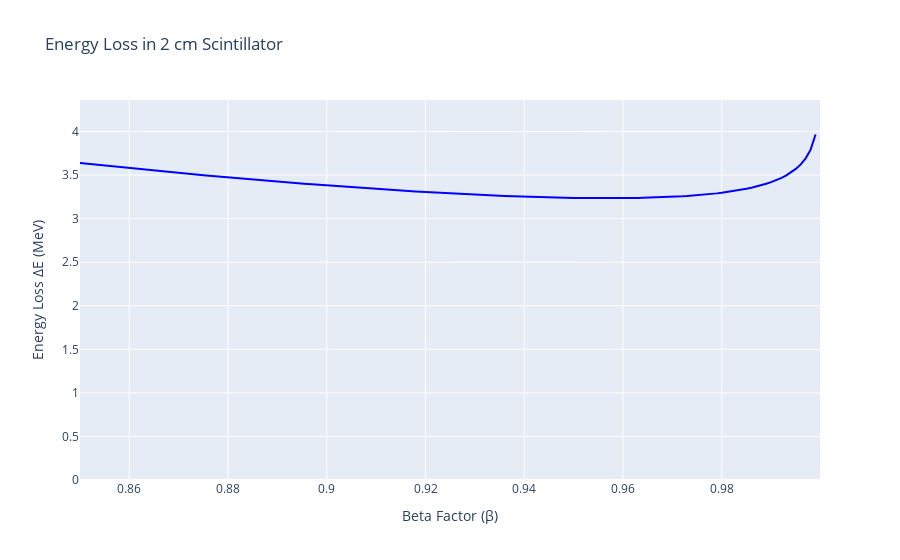

Notebook code cell kept with this figure:
### Code cell
import numpy as np
import plotly.graph_objects as go

# Constants
K = 0.307075  # MeV cm^2/g
Z = 6
A = 14
rho = 1.032  # g/cm^3
I = Z ** (0.9) * 16e-6  # MeV
m_e = 0.511  # MeV/c^2
m_mu = 105.7  # MeV/c^2
x = 2  # cm


def bethe_bloch(beta):
    gamma = 1 / np.sqrt(1 - beta**2)
    Tmax = (2 * m_e * beta**2 * gamma**2) / (
        1 + 2 * gamma * m_e / m_mu + (m_e / m_mu) ** 2
    )
    argument = (2 * m_e * beta**2 * gamma**2 * Tmax) / (I**2)
    dEdx = K * (Z / A) * (1 / beta**2) * (0.5 * np.log(argument) - beta**2)
    return dEdx * rho  # Convert to MeV/cm


# Generate beta values from 0.85 to 0.999
beta_values = np.linspace(0.85, 0.999, 150)

# Calculate delta E for each beta value
delta_E_values = [bethe_bloch(beta) * x for beta in beta_values]

# Create Plotly figure
fig = go.Figure()

# Add scatter trace for the curve
fig.add_trace(
    go.Scatter(
        x=beta_values,
        y=delta_E_values,
        mode="lines",
        name="Energy Loss in 2 cm of Scintillator",
        line=dict(color="blue"),
    )
)

# Update layout
fig.update_layout(
    title="Energy Loss in 2 cm Scintillator",
    xaxis_title="Beta Factor (β)",
    yaxis_title="Energy Loss ΔE (MeV)",
    xaxis_range=[0.85, 0.9999],
    yaxis_range=[0, max(delta_E_values) * 1.1],
    xaxis=dict(showgrid=True),
    yaxis=dict(showgrid=True),
)

# Show plot
fig.show()

### Figure 1 — Plotly figure (JSON) as saved in the notebook; plotly's stock layout.template omitted (floating-point values rounded to 4 significant figures; data arrays with more than 128 entries replaced by an {"elided": "..."} marker saying what was removed)
{"data": [{"line": {"color": "blue"}, "mode": "lines", "name": "Energy Loss in 2 cm of Scintillator", "type": "scatter", "x": {"elided": "150 float values"}, "y": {"elided": "150 float values"}}], "layout": {"title": {"text": "Energy Loss in 2 cm Scintillator"}, "xaxis": {"range": [0.85, 0.9999], "showgrid": true, "title": {"text": "Beta Factor (β)"}}, "yaxis": {"range": [0, 4.362], "showgrid": true, "title": {"text": "Energy Loss ΔE (MeV)"}}}}
